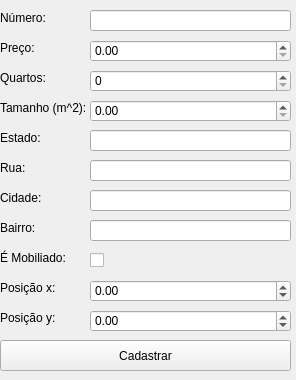
<?xml version="1.0" encoding="UTF-8"?>
<ui version="4.0">
 <class>CreateProperty</class>
 <widget class="QMainWindow" name="CreateProperty">
  <property name="geometry">
   <rect>
    <x>0</x>
    <y>0</y>
    <width>296</width>
    <height>380</height>
   </rect>
  </property>
  <property name="windowTitle">
   <string>Cadastrar Propriedade</string>
  </property>
  <widget class="QWidget" name="centralwidget">
   <widget class="QLabel" name="label">
    <property name="geometry">
     <rect>
      <x>0</x>
      <y>10</y>
      <width>51</width>
      <height>16</height>
     </rect>
    </property>
    <property name="text">
     <string>Número:</string>
    </property>
   </widget>
   <widget class="QLabel" name="label_2">
    <property name="geometry">
     <rect>
      <x>0</x>
      <y>40</y>
      <width>51</width>
      <height>16</height>
     </rect>
    </property>
    <property name="text">
     <string>Preço:</string>
    </property>
   </widget>
   <widget class="QLabel" name="label_3">
    <property name="geometry">
     <rect>
      <x>0</x>
      <y>70</y>
      <width>49</width>
      <height>16</height>
     </rect>
    </property>
    <property name="text">
     <string>Quartos:</string>
    </property>
   </widget>
   <widget class="QLineEdit" name="txtNumber">
    <property name="geometry">
     <rect>
      <x>90</x>
      <y>10</y>
      <width>201</width>
      <height>21</height>
     </rect>
    </property>
   </widget>
   <widget class="QDoubleSpinBox" name="dblPrice">
    <property name="geometry">
     <rect>
      <x>90</x>
      <y>40</y>
      <width>201</width>
      <height>22</height>
     </rect>
    </property>
    <property name="maximum">
     <double>9999999999999.000000000000000</double>
    </property>
   </widget>
   <widget class="QSpinBox" name="spinRooms">
    <property name="geometry">
     <rect>
      <x>90</x>
      <y>70</y>
      <width>201</width>
      <height>22</height>
     </rect>
    </property>
   </widget>
   <widget class="QLabel" name="label_4">
    <property name="geometry">
     <rect>
      <x>0</x>
      <y>100</y>
      <width>91</width>
      <height>16</height>
     </rect>
    </property>
    <property name="text">
     <string>Tamanho (m^2):</string>
    </property>
   </widget>
   <widget class="QLabel" name="label_5">
    <property name="geometry">
     <rect>
      <x>0</x>
      <y>130</y>
      <width>49</width>
      <height>16</height>
     </rect>
    </property>
    <property name="text">
     <string>Estado:</string>
    </property>
   </widget>
   <widget class="QLineEdit" name="txtState">
    <property name="geometry">
     <rect>
      <x>90</x>
      <y>130</y>
      <width>201</width>
      <height>21</height>
     </rect>
    </property>
   </widget>
   <widget class="QLabel" name="label_6">
    <property name="geometry">
     <rect>
      <x>0</x>
      <y>160</y>
      <width>49</width>
      <height>16</height>
     </rect>
    </property>
    <property name="text">
     <string>Rua:</string>
    </property>
   </widget>
   <widget class="QLineEdit" name="txtStreet">
    <property name="geometry">
     <rect>
      <x>90</x>
      <y>160</y>
      <width>201</width>
      <height>21</height>
     </rect>
    </property>
   </widget>
   <widget class="QLabel" name="label_7">
    <property name="geometry">
     <rect>
      <x>0</x>
      <y>190</y>
      <width>49</width>
      <height>16</height>
     </rect>
    </property>
    <property name="text">
     <string>Cidade:</string>
    </property>
   </widget>
   <widget class="QLineEdit" name="txtCity">
    <property name="geometry">
     <rect>
      <x>90</x>
      <y>190</y>
      <width>201</width>
      <height>21</height>
     </rect>
    </property>
   </widget>
   <widget class="QLabel" name="label_8">
    <property name="geometry">
     <rect>
      <x>0</x>
      <y>220</y>
      <width>49</width>
      <height>16</height>
     </rect>
    </property>
    <property name="text">
     <string>Bairro:</string>
    </property>
   </widget>
   <widget class="QLineEdit" name="txtDistrict">
    <property name="geometry">
     <rect>
      <x>90</x>
      <y>220</y>
      <width>201</width>
      <height>21</height>
     </rect>
    </property>
   </widget>
   <widget class="QLabel" name="label_9">
    <property name="geometry">
     <rect>
      <x>0</x>
      <y>250</y>
      <width>91</width>
      <height>16</height>
     </rect>
    </property>
    <property name="text">
     <string>É Mobiliado:</string>
    </property>
   </widget>
   <widget class="QCheckBox" name="checkIsMobiliated">
    <property name="geometry">
     <rect>
      <x>90</x>
      <y>250</y>
      <width>201</width>
      <height>20</height>
     </rect>
    </property>
    <property name="text">
     <string/>
    </property>
   </widget>
   <widget class="QLabel" name="label_10">
    <property name="geometry">
     <rect>
      <x>0</x>
      <y>280</y>
      <width>71</width>
      <height>16</height>
     </rect>
    </property>
    <property name="text">
     <string>Posição x:</string>
    </property>
   </widget>
   <widget class="QDoubleSpinBox" name="dblPosX">
    <property name="geometry">
     <rect>
      <x>90</x>
      <y>280</y>
      <width>201</width>
      <height>22</height>
     </rect>
    </property>
    <property name="minimum">
     <double>-500000.000000000000000</double>
    </property>
    <property name="maximum">
     <double>500000.000000000000000</double>
    </property>
   </widget>
   <widget class="QLabel" name="label_11">
    <property name="geometry">
     <rect>
      <x>0</x>
      <y>310</y>
      <width>71</width>
      <height>16</height>
     </rect>
    </property>
    <property name="text">
     <string>Posição y:</string>
    </property>
   </widget>
   <widget class="QDoubleSpinBox" name="dblPosY">
    <property name="geometry">
     <rect>
      <x>90</x>
      <y>310</y>
      <width>201</width>
      <height>22</height>
     </rect>
    </property>
    <property name="minimum">
     <double>-500000.000000000000000</double>
    </property>
    <property name="maximum">
     <double>500000.000000000000000</double>
    </property>
   </widget>
   <widget class="QPushButton" name="btnRegister">
    <property name="geometry">
     <rect>
      <x>0</x>
      <y>340</y>
      <width>291</width>
      <height>31</height>
     </rect>
    </property>
    <property name="text">
     <string>Cadastrar</string>
    </property>
   </widget>
   <widget class="QDoubleSpinBox" name="dblSize">
    <property name="geometry">
     <rect>
      <x>90</x>
      <y>100</y>
      <width>201</width>
      <height>22</height>
     </rect>
    </property>
    <property name="maximum">
     <double>999999.000000000000000</double>
    </property>
   </widget>
  </widget>
 </widget>
 <resources/>
 <connections/>
</ui>
